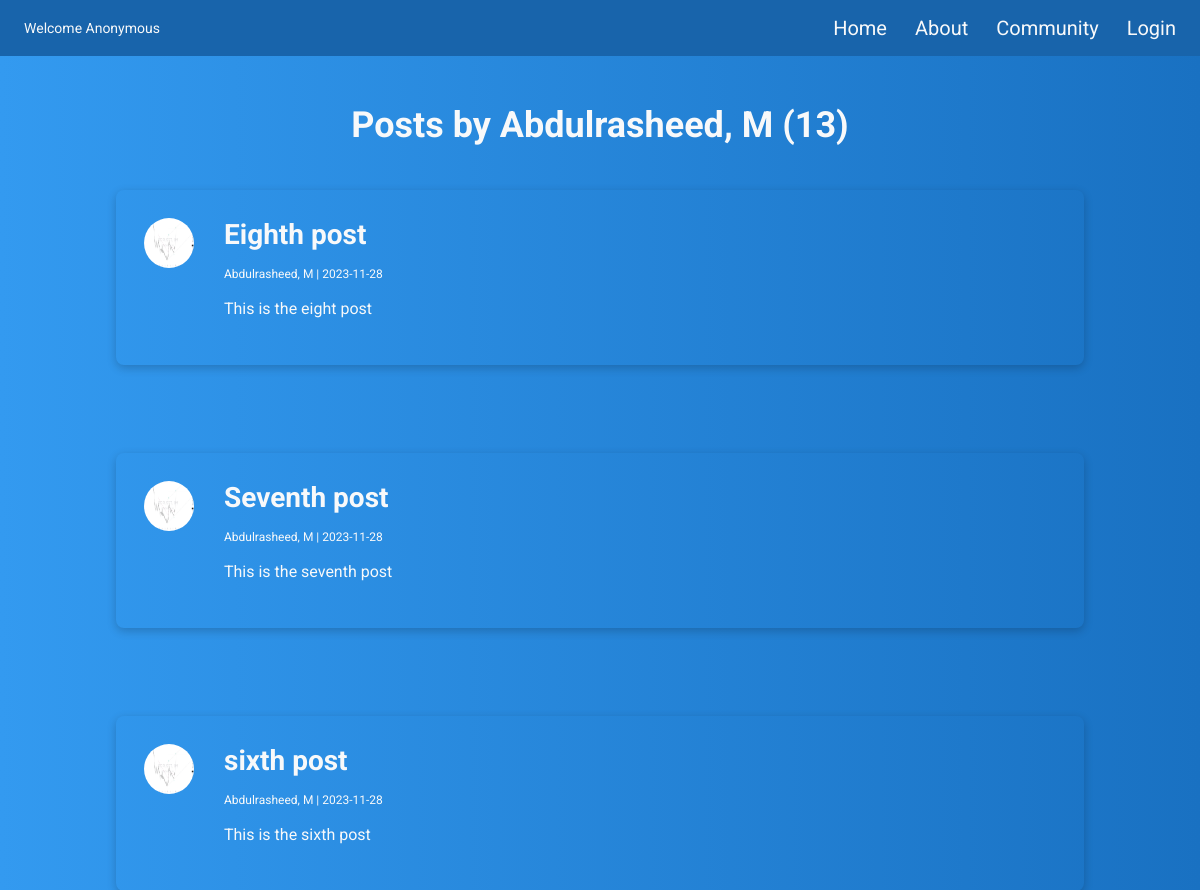
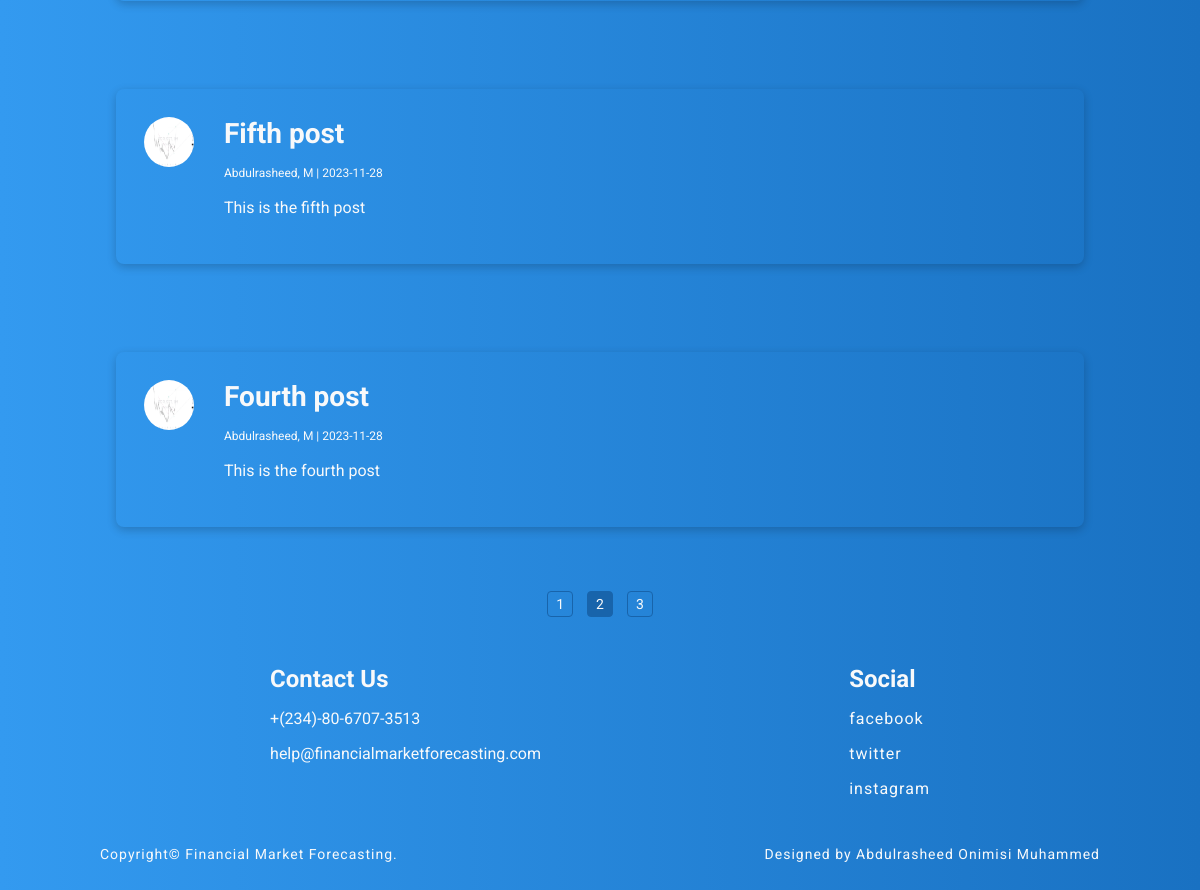
Screenshot of /user/mabdulrasheed1210@gmail.com?page=2 with the database file from the repository (2 pictures, top to bottom).
### forecasting/models.py (models this page shows, shortened)
class User(db.Model, UserMixin):
     id = db.Column(db.Integer, primary_key=True)
     firstname = db.Column(db.String(25), nullable=False)
     lastname = db.Column(db.String(25), nullable=False)
     email = db.Column(db.String(25), unique=True, nullable=False)
     image_file = db.Column(db.String(20), nullable=False, default='default.jpg')
     password = db.Column(db.String(60), nullable=False)
     posts = db.relationship('Post', backref='author', lazy=True)

class Post(db.Model):
     id = db.Column(db.Integer, primary_key=True)
     title = db.Column(db.String(100), nullable=False)
     date_posted = db.Column(db.DateTime, nullable=False, default=datetime.utcnow)
     content = db.Column(db.Text, nullable=False)
     chart = db.Column(db.String(255))
     user_id = db.Column(db.Integer, db.ForeignKey('user.id'), nullable=False)

### forecasting/users/routes.py (the view)
@users.route("/user/<string:email>")
def user_posts(email):
    page = request.args.get('page', 1, type=int)
    user = User.query.filter_by(email=email).first_or_404()
    posts = Post.query.filter_by(author=user).order_by(Post.date_posted.desc()).paginate(page=page, per_page=5)
    return render_template('user_posts.html', title='User', posts=posts, user=user)

### forecasting/templates/user_posts.html
{% extends "layout.html"%}
{% block content %}
<h1 class="ideas">Posts by {{ user.firstname }}, {{ user.lastname[0] }} ({{ posts.total }})</h1>
{% for post in posts.items %}
<div class="shared-post">
  <div>
    <img src="{{ url_for('static', filename='uploads/' + post.author.image_file)}}" alt="profile" class="user-post-img">
  </div>
  <div class="post-content">
    <a href="{{ url_for('posts.post', post_id=post.id) }}">
      <h3 class="post-content-header">{{ post.title }}</h3>
    </a>
    <p class="post-author-date">{{ post.author.firstname
      }}, {{ post.author.lastname[0] }} | {{
      post.date_posted.strftime('%Y-%m-%d') }}</p>
    <p class="post-comment">{{ post.content }}</p>
  </div>
</div>
{% endfor %}
<div class="pages">
  {% for page_num in posts.iter_pages(left_edge=1, right_edge=1, left_current=1, right_current=2) %}
  {% if page_num %}
  <a href="{{ url_for('users.user_posts', email= user.email, page=page_num)}}" {% if page_num==posts.page
    %}class="current" {% endif %}>{{
    page_num }}</a>
  {% else %}
  ...
  {% endif %}
  {% endfor %}
</div>
{% endblock content %}

### forecasting/static/main.css (style rules this page uses)
* { margin: 0; padding: 0; color: #f8f9fa; box-sizing: border-box; font-family: 'Roboto', sans-serif; }
body { background: linear-gradient(to right, #339af0, #1971c2); }
.ideas { font-size: 36px; text-align: center; margin-top: 44px; }
.shared-post { display: flex; margin: 44px 0; border-radius: 8px; padding: 28px; gap: 20px; box-shadow: 0 3px 10px rgb(0 0 0 / 0.2); }
.user-post-img { width: 50px; height: 50px; border-radius: 50%; }
.post-content { margin-left: 10px; display: flex; flex-direction: column; }
.post-content a { text-decoration: none; }
.post-content-header { font-size: 28px; margin-bottom: 16px; }
.post-author-date { font-size: 12px; margin-bottom: 16px; }
.post-comment { font-size: 16px; margin-bottom: 16px; line-height: 1.5; }
.pages { text-align: center; margin-top: 16px; }
.pages a { display: inline-block; font-size: 14px; margin: 4px; padding: 4px 8px; text-decoration: none; border: 1px solid #1864ab; border-radius: 4px; }
.pages .current { background-color: #1864ab; }

### rows the page displays
User: firstname "Abdulrasheed", lastname "M"
Post: image_file (picture), title "Eighth post", author.firstname "Abdulrasheed", author "M", date_posted "2023-11-28", content "This is the eight post"
Post: image_file (picture), title "Seventh post", author.firstname "Abdulrasheed", author "M", date_posted "2023-11-28", content "This is the seventh post"
Post: image_file (picture), title "sixth post", author.firstname "Abdulrasheed", author "M", date_posted "2023-11-28", content "This is the sixth post"
Post: image_file (picture), title "Fifth post", author.firstname "Abdulrasheed", author "M", date_posted "2023-11-28", content "This is the fifth post"
Post: image_file (picture), title "Fourth post", author.firstname "Abdulrasheed", author "M", date_posted "2023-11-28", content "This is the fourth post"

### other values shown
{{ posts.total }} "13"
{{ page_num }} "1" "2" "3"
